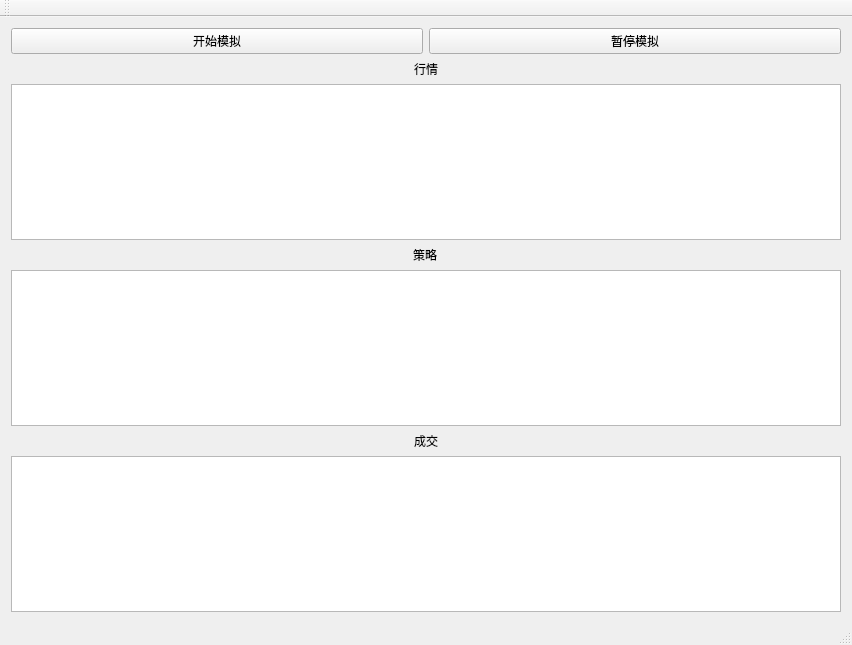
<?xml version="1.0" encoding="UTF-8"?>
<ui version="4.0">
 <class>MainWindow</class>
 <widget class="QMainWindow" name="MainWindow">
  <property name="geometry">
   <rect>
    <x>0</x>
    <y>0</y>
    <width>852</width>
    <height>645</height>
   </rect>
  </property>
  <property name="windowTitle">
   <string>MainWindow</string>
  </property>
  <widget class="QWidget" name="centralWidget">
   <layout class="QVBoxLayout" name="verticalLayout_5">
    <item>
     <layout class="QHBoxLayout" name="horizontalLayout">
      <item>
       <widget class="QPushButton" name="pushButton">
        <property name="text">
         <string>开始模拟</string>
        </property>
       </widget>
      </item>
      <item>
       <widget class="QPushButton" name="pushButton_2">
        <property name="text">
         <string>暂停模拟</string>
        </property>
       </widget>
      </item>
     </layout>
    </item>
    <item>
     <layout class="QVBoxLayout" name="verticalLayout">
      <item alignment="Qt::AlignHCenter">
       <widget class="QLabel" name="label">
        <property name="text">
         <string>行情</string>
        </property>
       </widget>
      </item>
      <item>
       <widget class="QTextBrowser" name="textBrowser"/>
      </item>
     </layout>
    </item>
    <item>
     <layout class="QVBoxLayout" name="verticalLayout_2">
      <item alignment="Qt::AlignHCenter">
       <widget class="QLabel" name="label_2">
        <property name="text">
         <string>策略</string>
        </property>
       </widget>
      </item>
      <item>
       <widget class="QTextBrowser" name="textBrowser_2"/>
      </item>
     </layout>
    </item>
    <item>
     <layout class="QVBoxLayout" name="verticalLayout_4">
      <item alignment="Qt::AlignHCenter">
       <widget class="QLabel" name="label_4">
        <property name="text">
         <string>成交</string>
        </property>
       </widget>
      </item>
      <item>
       <widget class="QTextBrowser" name="textBrowser_4"/>
      </item>
     </layout>
    </item>
   </layout>
   <zorder>pushButton</zorder>
   <zorder>pushButton_2</zorder>
   <zorder>textBrowser</zorder>
   <zorder>label</zorder>
   <zorder></zorder>
   <zorder>layoutWidget</zorder>
   <zorder>textBrowser</zorder>
   <zorder>layoutWidget_2</zorder>
  </widget>
  <widget class="QMenuBar" name="menuBar">
   <property name="geometry">
    <rect>
     <x>0</x>
     <y>0</y>
     <width>852</width>
     <height>23</height>
    </rect>
   </property>
  </widget>
  <widget class="QToolBar" name="mainToolBar">
   <attribute name="toolBarArea">
    <enum>TopToolBarArea</enum>
   </attribute>
   <attribute name="toolBarBreak">
    <bool>false</bool>
   </attribute>
  </widget>
  <widget class="QStatusBar" name="statusBar"/>
 </widget>
 <layoutdefault spacing="6" margin="11"/>
 <resources/>
 <connections/>
</ui>
